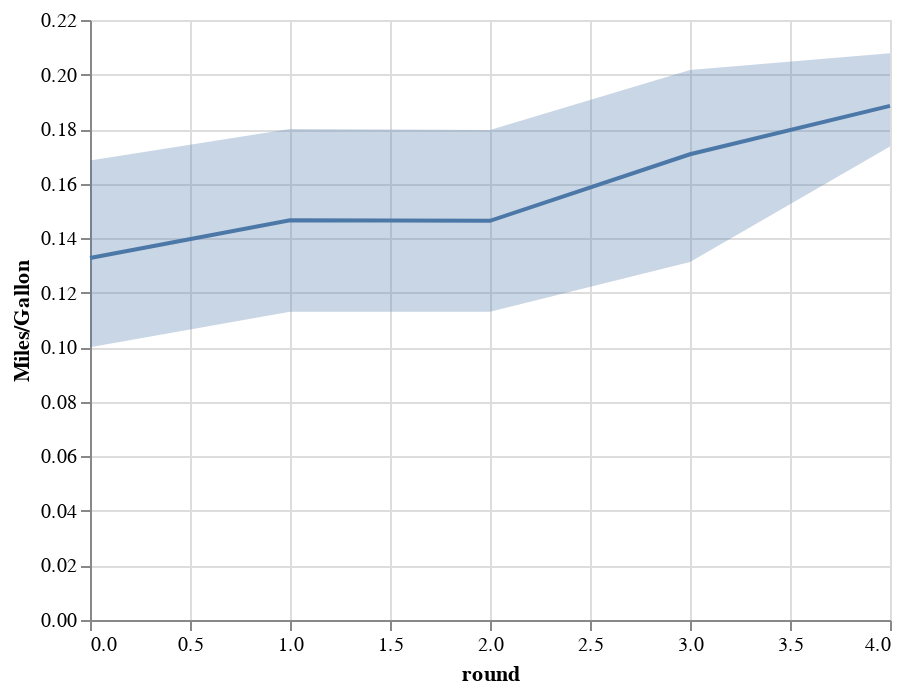

Notebook code cell kept with this figure:
### Code cell
mean = alt.Chart(distill_acc).mark_line().encode(
    x='round',
    y='mean(value)',
)

band = alt.Chart(distill_acc).mark_errorband(extent='ci').encode(
    x='round',
    y=alt.Y('value', title='Miles/Gallon'),
)

mean + band

### Figure 1 — Vega-Lite specification as saved in the notebook (floating-point values rounded to 4 significant figures)
{"config": {"view": {"continuousWidth": 400, "continuousHeight": 300}}, "layer": [{"mark": "line", "encoding": {"x": {"type": "quantitative", "field": "round"}, "y": {"type": "quantitative", "aggregate": "mean", "field": "value"}}}, {"mark": {"type": "errorband", "extent": "ci"}, "encoding": {"x": {"type": "quantitative", "field": "round"}, "y": {"type": "quantitative", "field": "value", "title": "Miles/Gallon"}}}], "data": {"name": "data-fc464b2308dfbf76ae474959ce30c6ea"}, "$schema": "https://vega.github.io/schema/vega-lite/v4.8.1.json", "datasets": {"data-fc464b2308dfbf76ae474959ce30c6ea": [{"round": 0, "variable": "client0", "value": 0.1}, {"round": 1, "variable": "client0", "value": 0.1}, {"round": 2, "variable": "client0", "value": 0.1}, {"round": 3, "variable": "client0", "value": 0.1}, {"round": 4, "variable": "client0", "value": 0.1859}, {"round": 0, "variable": "client1", "value": 0.1744}, {"round": 1, "variable": "client1", "value": 0.1744}, {"round": 2, "variable": "client1", "value": 0.1744}, {"round": 3, "variable": "client1", "value": 0.1744}, {"round": 4, "variable": "client1", "value": 0.1772}, {"round": 0, "variable": "client2", "value": 0.1}, {"round": 1, "variable": "client2", "value": 0.1653}, {"round": 2, "variable": "client2", "value": 0.1653}, {"round": 3, "variable": "client2", "value": 0.2232}, {"round": 4, "variable": "client2", "value": 0.2232}, {"round": 0, "variable": "client3", "value": 0.1894}, {"round": 1, "variable": "client3", "value": 0.193}, {"round": 2, "variable": "client3", "value": 0.1922}, {"round": 3, "variable": "client3", "value": 0.1922}, {"round": 4, "variable": "client3", "value": 0.1922}, {"round": 0, "variable": "client4", "value": 0.1}, {"round": 1, "variable": "client4", "value": 0.1}, {"round": 2, "variable": "client4", "value": 0.1}, {"round": 3, "variable": "client4", "value": 0.164}, {"round": 4, "variable": "client4", "value": 0.164}]}}
